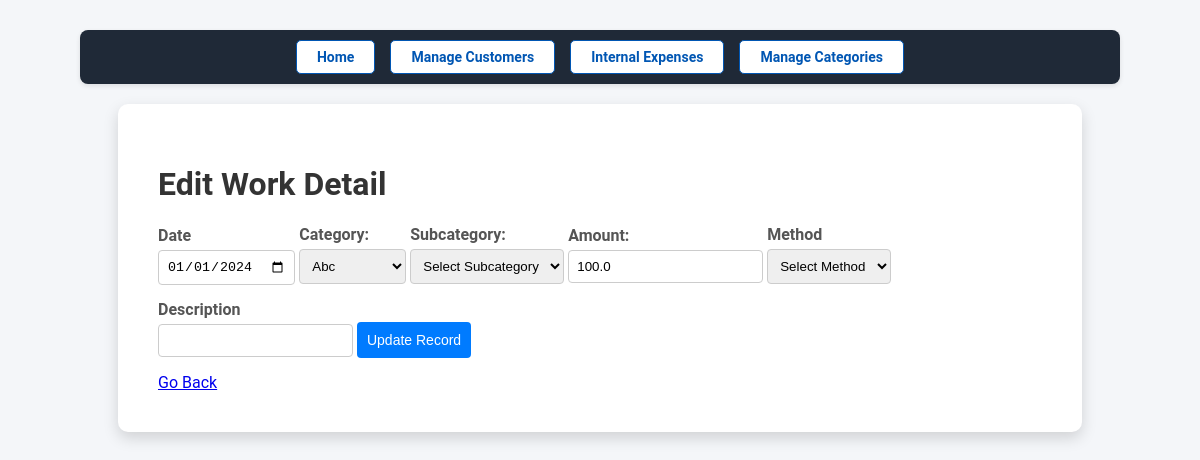
/customer/1/work_details/1/edit, run on an earlier commit of the app's database.
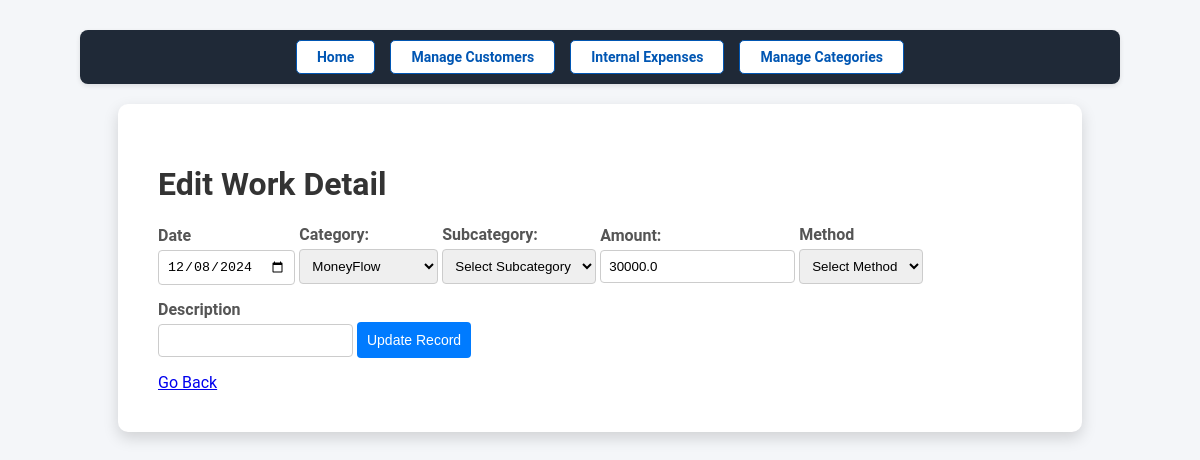
And on a later commit of the database.
### models.py (models this page shows)
class WorkDetail(db.Model):
  id = db.Column(db.Integer, primary_key=True)
  customer_id = db.Column(db.Integer, db.ForeignKey('customer.id'), nullable=False)
  date = db.Column(db.Date, nullable=False, default=datetime.utcnow)
  category_id = db.Column(db.Integer, db.ForeignKey('category.id'), nullable=False)
  subcategory_id = db.Column(db.Integer, db.ForeignKey('subcategory.id'), nullable=False)
  amount = db.Column(db.Float, nullable=False)
  method = db.Column(db.Text)
  description = db.Column(db.Text)
  category = db.relationship('Category', backref='work_details', lazy=True)
  subcategory = db.relationship('Subcategory', backref='work_details', lazy=True)
  customer = db.relationship('Customer', backref='work_details')

class Category(db.Model):
  id = db.Column(db.Integer, primary_key=True)
  name = db.Column(db.String(50), nullable=False, unique=True)
  type = db.Column(db.String(10), nullable=False)  # inflow or outflow

### abconstruction.py (the view, shortened to what this page needs)
@app.route('/customer/<int:customer_id>/work_details/<int:work_id>/edit', methods=['GET', 'POST'])
def edit_work_detail(customer_id, work_id):
  work = WorkDetail.query.get_or_404(work_id)
  categories = Category.query.all()
  subcategories = Subcategory.query.all()
  return render_template('edit_work_detail.html',
                         customer_id=customer_id,
                         work=work,
                         categories=categories,
                         subcategories=subcategories)

### templates/edit_work_detail.html (shortened to what this page needs)
<!DOCTYPE html>
<html lang="en">
<head>
    <link rel="stylesheet" href="{{ url_for('static', filename='styles.css') }}">
</head>
<body>
  <div class="navigation">
    <a href="{{ url_for('dashboard') }}" class="btn btn-secondary">Home</a>
    <a href="{{ url_for('manage_customers') }}" class="btn btn-secondary">Manage Customers</a>
    <a href="{{ url_for('manage_expenses') }}" class="btn btn-secondary">Internal Expenses</a>
    <a href="{{ url_for('manage_categories') }}" class="btn btn-secondary">Manage Categories</a>
  </div>
  <div class="container">
    <h1>Edit Work Detail</h1>
    <form method="POST">
      <div class="form-group">
        <label for="date">Date</label>
        <input type="date" name="date" value="{{ work.date.strftime('%Y-%m-%d') }}" required pattern="\d{4}-\d{2}-\d{2}">
      </div>
      <div class="form-group">
        <label for="category">Category:</label>
        <select name="category_id" id="category" required>
            {% for category in categories %}
                <option value="{{ category.id }}" {% if work.category_id == category.id %}selected{% endif %}>
                    {{ category.name }}
                </option>
            {% endfor %}
        </select>
      </div>
      <div class="form-group">
        <label for="subcategory">Subcategory:</label>
        <select name="subcategory_id" id="subcategory" data-selected="{{ work.subcategory_id or '' }}" required>
        </select>
      </div>
      <div class="form-group">
        <label for="amount">Amount:</label>
        <input type="text" id="amount" name="amount" value="{{ work.amount }}" required pattern="\d+(\.\d{1,2})?">
      </div>
      <div class="form-group">
        <label for="method">Method</label>
        <select name="method" id="method" data-selected="{{ work.method }}" required>
        </select>
      </div>
      <div class="form-group">
        <label for="description">Description</label>
        <input type="text" name="description" id="description" value="{{ work.description }}">
      </div>
      <div class="form-group">
        <button type="submit">Update Record</button>
      </div>
    </form>
    <a href="javascript:history.back();">Go Back</a>
  </div>
</body>
</html>

What changed in the data, as far as the page shows it:
changed WorkDetail "Select Subcategory": date "01/01/2024" → "12/08/2024"; category_id "Abc" → "MoneyFlow"; amount "100.0" → "30000.0"
